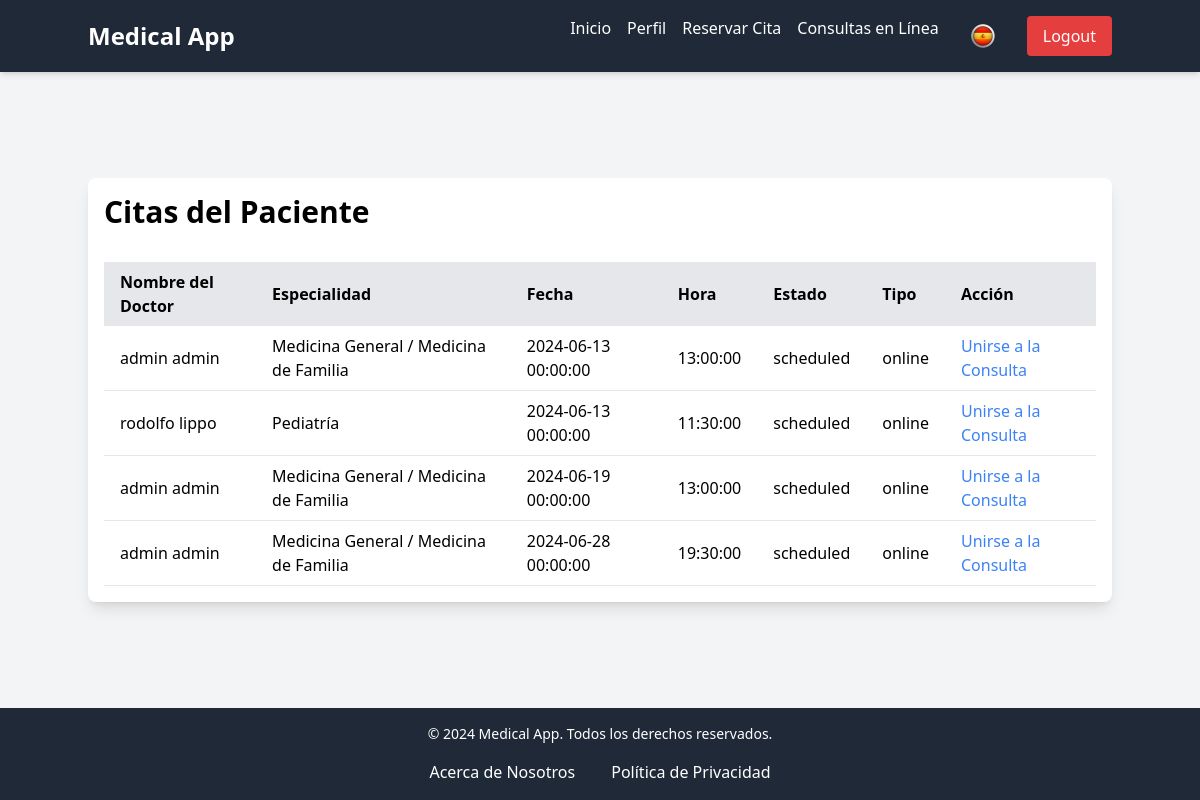
The page /views/patient/chat-Patient.php (signed in) on the database its author committed.
### tables this page shows
CREATE TABLE `consultations` (
  `consultation_id` int(11) NOT NULL,
  `patient_id` int(11) DEFAULT NULL,
  `doctor_id` int(11) DEFAULT NULL,
  `appointment_id` int(11) NOT NULL,
  `consultation_date` datetime NOT NULL,
  `notes` text DEFAULT NULL
);

CREATE TABLE `doctors` (
  `doctor_id` int(11) NOT NULL,
  `user_id` int(11) DEFAULT NULL,
  `first_name` varchar(255) NOT NULL,
  `last_name` varchar(255) NOT NULL,
  `email` varchar(255) DEFAULT NULL,
  `specialties` varchar(255) DEFAULT NULL,
  `availability_days` varchar(255) DEFAULT NULL,
  `start_hour` time DEFAULT NULL,
  `end_hour` time DEFAULT NULL
);

CREATE TABLE `appointments` (
  `appointment_id` int(11) NOT NULL,
  `patient_id` int(11) DEFAULT NULL,
  `doctor_id` int(11) DEFAULT NULL,
  `appointment_date` datetime NOT NULL,
  `appointment_time` time NOT NULL,
  `status` enum('scheduled','confirmed','canceled') DEFAULT 'scheduled',
  `appointment_type` enum('in_person','online') NOT NULL DEFAULT 'in_person'
);

### views/patient/chat-Patient.php (the view, shortened to what this page needs)
<?php
include_once '../../controllers/PatientController.php';
function getPatientId($user_id, $conn) {
    $sql = "SELECT patient_id FROM Patients WHERE user_id = ?";
    $stmt = $conn->prepare($sql);
    $stmt->bind_param("i", $user_id);
    $stmt->execute();
    $result = $stmt->get_result();
    if ($result->num_rows > 0) {
        $row = $result->fetch_assoc();
        return $row['patient_id'];
    }
    return null;
}
$patient_id = getPatientId($_SESSION['user_id'], $conn);
$sql = "SELECT a.*, c.consultation_id, d.first_name, d.last_name, d.specialties FROM Appointments a
        JOIN Consultations c ON a.appointment_id = c.appointment_id
        JOIN Doctors d ON a.doctor_id = d.doctor_id
        WHERE a.patient_id = ?";
$stmt = $conn->prepare($sql);
$stmt->bind_param("i", $patient_id);
$stmt->execute();
$result = $stmt->get_result();
?>
<!DOCTYPE html>
<html lang="<?php echo isset($_SESSION['language']) ? $_SESSION['language'] : 'es'; ?>">
<head>
    <link href="../../home/css/estilos.css" rel="stylesheet">
    <link href="../../output.css" rel="stylesheet">
</head>
<body class="bg-gray-100">
    <?php include '../layout/header.php'; ?>
    <div class="container mx-auto mt-auto p-4 bg-white shadow-lg rounded-lg">
        <h1 class="text-3xl font-bold mb-8" data-translate="Profile.header">Citas del Paciente</h1>
        <table class="table-auto w-full text-left">
            <thead>
                <tr class="bg-gray-200">
                    <th class="px-4 py-2" data-translate="Profile.doctor_name">Nombre del Doctor</th>
                    <th class="px-4 py-2" data-translate="Profile.specialty">Especialidad</th>
                    <th class="px-4 py-2" data-translate="Profile.date">Fecha</th>
                    <th class="px-4 py-2" data-translate="Profile.time">Hora</th>
                    <th class="px-4 py-2" data-translate="Profile.status">Estado</th>
                    <th class="px-4 py-2" data-translate="Profile.type">Tipo</th>
                    <th class="px-4 py-2" data-translate="Profile.action">Acción</th>
                </tr>
            </thead>
            <tbody>
                <?php while ($row = $result->fetch_assoc()): ?>
                    <tr class="border-b">
                        <td class="px-4 py-2"><?= htmlspecialchars($row['first_name']) . ' ' . htmlspecialchars($row['last_name']) ?></td>
                        <td class="px-4 py-2"><?= htmlspecialchars($row['specialties']) ?></td>
                        <td class="px-4 py-2"><?= htmlspecialchars($row['appointment_date']) ?></td>
                        <td class="px-4 py-2"><?= htmlspecialchars($row['appointment_time']) ?></td>
                        <td class="px-4 py-2"><?= htmlspecialchars($row['status']) ?></td>
                        <td class="px-4 py-2"><?= htmlspecialchars($row['appointment_type']) ?></td>
                        <td class="px-4 py-2">
                            <a class="text-blue-500 hover:underline" href="online_consultation.php?appointment_id=<?= $row['appointment_id'] ?>&consultation_id=<?= $row['consultation_id'] ?>" data-translate="Profile.join_consultation">Unirse a la Consulta</a>
                        </td>
                    </tr>
                <?php endwhile; ?>
            </tbody>
        </table>
    </div>
    <?php include '../layout/footer.php'; ?>
</body>
</html>

### views/layout/header.php (shortened to what this page needs)
<!DOCTYPE html>
<html lang="<?php echo isset($_SESSION['language']) ? $_SESSION['language'] : 'es'; ?>">
<head>
    <link href="../../output.css" rel="stylesheet">
</head>
<body class="bg-gray-100 text-gray-900">
    <header class="bg-gray-800 text-white p-4 shadow-md">
        <div class="container mx-auto flex justify-between items-center">
            <h1 class="text-2xl font-bold">Medical App</h1>
            <?php
            if (isset($_SESSION['user_id'])) {
                if ($_SESSION['role'] == 'patient') {
                    echo '<nav class="flex space-x-4">
                            <a href="../patient/index.php" class="hover:underline">Inicio</a>
                            <a href="../patient/profile.php" class="hover:underline" data-translate="IndexRolsPatients.Patient.profile">Perfil</a>
                            <a href="../patient/book_appointment.php" class="hover:underline" data-translate="IndexRolsPatients.Patient.book_appointment">Reservar Cita</a>
                            <a href="../patient/chat-Patient.php" class="hover:underline" data-translate="IndexRolsPatients.Patient.online_consultations">Consultas en Línea</a>
                            <button id="languageDropdown" class="text-white hover:text-gray-300 px-4">
                                <img src="http://localhost/medical_app/src/assets/flag/Spanish.png" alt="Language" class="w-6 h-6" id="currentLanguage" data-lang="es">
                            </button>
                            <a href="../../controllers/logout.php" class="bg-red-500 text-white px-4 py-2 rounded hover:bg-red-600" data-translate="IndexRolsPatients.General.logout">Logout</a>
                          </nav>';
                }
            } else {
                echo '<a href="../../views/auth/login.php" class="bg-green-500 text-white px-4 py-2 rounded hover:bg-green-600" data-translate="IndexRolsPatients.General.login">Login</a>';
            }
            ?>
        </div>
    </header>

### views/layout/footer.php
<footer class="bg-gray-800 text-white p-4 mt-auto">
    <div class="container mx-auto text-center">
        <p class="text-sm">&copy; 2024 Medical App. <span data-translate="Footer.rights_reserved">Todos los derechos reservados.</span></p>
        <nav class="mt-4">
            <a href="http://localhost/medical_app/src/home/aboutUs.php" class="text-white hover:text-gray-300 px-4" data-translate="Footer.about_us">Acerca de Nosotros</a>
            <a href="http://localhost/medical_app/src/home/privacyPolicy.php" class="text-white hover:text-gray-300 px-4" data-translate="Footer.privacy_policy">Política de Privacidad</a>
        </nav>
    </div>
</footer>

### home/css/estilos.css (style rules this page uses)
body { display: flex; flex-direction: column; min-height: 100vh; }

### rows shown on the page
consultations: doctor.first_name "admin", doctor.last_name "admin", doctor.specialties "Medicina General / Medicina de Familia", appointment.appointment_date "2024-06-13 00:00:00", appointment.appointment_time "13:00:00", appointment.status "scheduled", appointment.appointment_type "online"
consultations: doctor.first_name "rodolfo", doctor.last_name "lippo", doctor.specialties "Pediatría", appointment.appointment_date "2024-06-13 00:00:00", appointment.appointment_time "11:30:00", appointment.status "scheduled", appointment.appointment_type "online"
consultations: doctor.first_name "admin", doctor.last_name "admin", doctor.specialties "Medicina General / Medicina de Familia", appointment.appointment_date "2024-06-19 00:00:00", appointment.appointment_time "13:00:00", appointment.status "scheduled", appointment.appointment_type "online"
consultations: doctor.first_name "admin", doctor.last_name "admin", doctor.specialties "Medicina General / Medicina de Familia", appointment.appointment_date "2024-06-28 00:00:00", appointment.appointment_time "19:30:00", appointment.status "scheduled", appointment.appointment_type "online"
